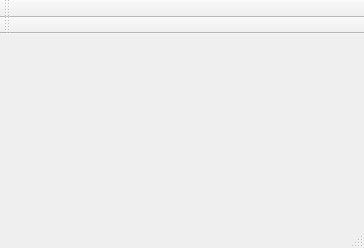
<?xml version="1.0" encoding="UTF-8"?>
<ui version="4.0">
 <class>MainWindow2</class>
 <widget class="QMainWindow" name="MainWindow2">
  <property name="geometry">
   <rect>
    <x>0</x>
    <y>0</y>
    <width>364</width>
    <height>248</height>
   </rect>
  </property>
  <property name="windowTitle">
   <string>MainWindow</string>
  </property>
  <widget class="QWidget" name="centralwidget"/>
  <widget class="QMenuBar" name="menubar">
   <property name="geometry">
    <rect>
     <x>0</x>
     <y>0</y>
     <width>364</width>
     <height>23</height>
    </rect>
   </property>
  </widget>
  <widget class="QStatusBar" name="statusbar"/>
  <widget class="QToolBar" name="toolBar">
   <property name="windowTitle">
    <string>toolBar</string>
   </property>
   <attribute name="toolBarArea">
    <enum>TopToolBarArea</enum>
   </attribute>
   <attribute name="toolBarBreak">
    <bool>false</bool>
   </attribute>
  </widget>
  <widget class="QToolBar" name="toolBar_2">
   <property name="windowTitle">
    <string>toolBar_2</string>
   </property>
   <attribute name="toolBarArea">
    <enum>TopToolBarArea</enum>
   </attribute>
   <attribute name="toolBarBreak">
    <bool>true</bool>
   </attribute>
  </widget>
 </widget>
 <resources/>
 <connections/>
</ui>
